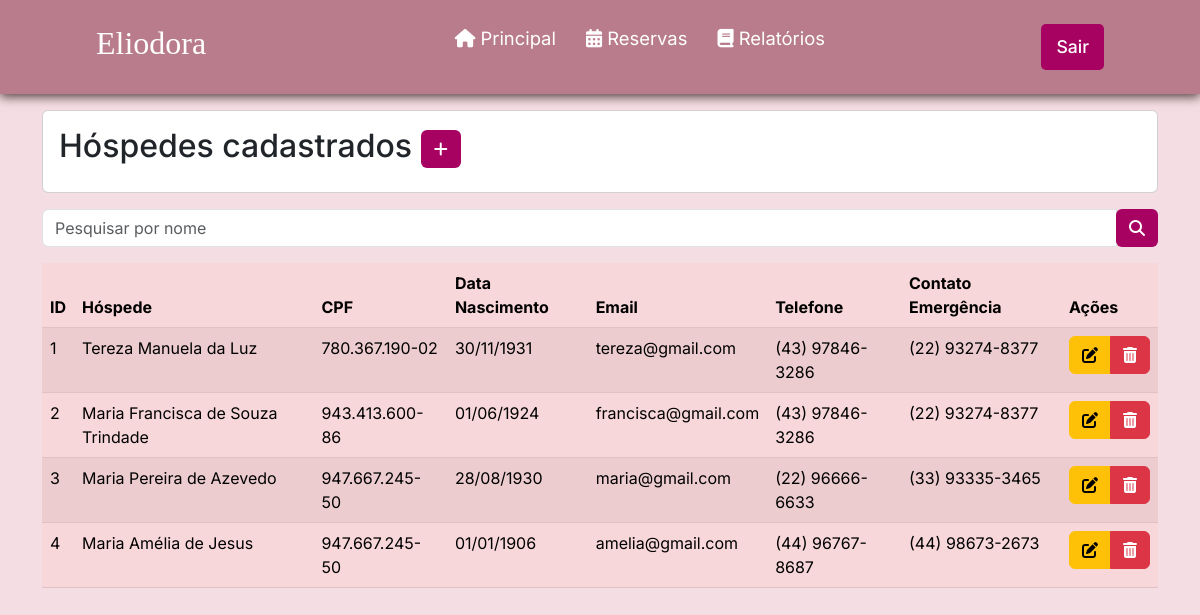
Page /listarHospedes.php (signed in) on the committed database.
### tables this page shows
CREATE TABLE `hospede` (
  `id` int(11) NOT NULL,
  `nome` varchar(100) NOT NULL,
  `cpf` varchar(15) NOT NULL,
  `dataNascimento` date NOT NULL,
  `genero` varchar(1) NOT NULL,
  `estado` varchar(100) NOT NULL,
  `cidade` varchar(100) NOT NULL,
  `bairro` varchar(100) NOT NULL,
  `endereco` varchar(100) NOT NULL,
  `numeroEndereco` int(11) NOT NULL,
  `cep` varchar(15) NOT NULL,
  `email` varchar(45) NOT NULL,
  `telefone` varchar(20) NOT NULL,
  `contatoEmergencia` varchar(20) NOT NULL
);

### listarHospedes.php (the view, shortened to what this page needs)
<?php
require_once("conexao.php");
$V_WHERE = " ";
$sql = "SELECT * FROM hospede
        WHERE 1 = 1 " . $V_WHERE;
$resultado = mysqli_query($conexao, $sql);
?>
<?php require_once("cabecalho.php"); ?>
<div class="container">
<div class="card mt-3 mb-3">
  <div class="card-body">
    <h2 class="card-title">Hóspedes cadastrados
      <a href="cadastrarHospede.php" class="btn btn-sn" style="background-color: #a70162; color: #fff;"><i
          class="fa-solid fa-plus"></i>
      </a>
    </h2>
  </div>
</div>
<form method="post">
  <div class="input-group mb-3">
    <input type="text" name="nome" id="nome" class="form-control" placeholder="Pesquisar por nome"
      aria-label="Recipient's username" aria-describedby="basic-addon2">
    <div class="input-group-append">
      <button name="pesquisar" class="btn" style="background-color: #a70162; color: #fff;" type="submit"><i
          class="fa-solid fa-magnifying-glass"></i> </button>
</form>
</div>
<div class="table-responsive">
<table class="table table-danger table-striped">
  <thead>
    <tr>
      <th scope="col">ID</th>
      <th scope="col">Hóspede</th>
      <th scope="col">CPF</th>
      <th scope="col">Data Nascimento</th>
      <th scope="col">Email</th>
      <th scope="col">Telefone</th>
      <th scope="col">Contato Emergência</th>
      <th scope="col">Ações</th>
    </tr>
  </thead>
  <tbody>
    <?php while ($linha = mysqli_fetch_array($resultado)) { ?>
      <tr>
        <td>
          <?= $linha['id'] ?>
        <td>
          <?= $linha['nome'] ?>
        </td>
        <td>
          <?= $linha['cpf'] ?>
        </td>
        <td>
          <?= date('d/m/Y', strtotime($linha['dataNascimento'])) ?>
        </td>
        <td>
          <?= $linha['email'] ?>
        </td>
        <td>
          <?= $linha['telefone'] ?>
        </td>
        <td>
          <?= $linha['contatoEmergencia'] ?>
        </td>
        <td>
        <div class="btn-group">
          <a href="alterarHospede.php?id=<?= $linha['id'] ?>" class="btn btn-warning">
            <i class="fa-solid fa-pen-to-square"></i>
          </a>
          <a href="listarHospedes.php?id=<?= $linha['id'] ?>" class="btn btn-danger"
            onclick="return confirm('Confirma exclusão')">
            <i class="fa-solid fa-trash-can"></i>
          </a>
          </div>
        </td>
      </tr>
    <?php } ?>
  </tbody>
</table>
</div>
</body>
</html>

### cabecalho.php (shortened to what this page needs)
<!DOCTYPE html>
<html lang="pt-br">
<head>
<link href="https://cdn.jsdelivr.net/npm/bootstrap@5.3.0-alpha3/dist/css/bootstrap.min.css"
rel="stylesheet">
</head>
<body>

### css/style.css (style rules this page uses)
* { padding: 0; margin: 0; font-family: 'Inter', sans-serif; }
body { background-color: #f4dde3; }
header { background-color: #b97c8c; box-shadow: 0px 3px 10px #563f3f; }
.nav-bar { display: flex; justify-content: space-between; padding: 1.5rem 6rem; }
.logo { display: flex; align-items: center; }
.logo h2 { color: #fff; }
.nav-list { display: flex; align-items: center; }
.nav-list ul { display: flex; justify-content: center; list-style: none; }
.nav-item { margin: 0 15px; }
.nav-link { text-decoration: none; font-size: 1.15rem; color: #ffffff; font-weight: 400; }
.login-button button { border: none; padding: 10px 15px; border-radius: 5px; background-color: #a70162; }
.login-button button a { text-decoration: none; color: #fff; font-weight: 500; font-size: 1.1rem; }

### rows in the picture
hospede: id "1", nome "Tereza Manuela da Luz", cpf "780.367.190-02", dataNascimento "30/11/1931", email "tereza@gmail.com", telefone "(43) 97846-3286", contatoEmergencia "(22) 93274-8377"
hospede: id "2", nome "Maria Francisca de Souza Trindade", cpf "943.413.600-86", dataNascimento "01/06/1924", email "francisca@gmail.com", telefone "(43) 97846-3286", contatoEmergencia "(22) 93274-8377"
hospede: id "3", nome "Maria Pereira de Azevedo", cpf "947.667.245-50", dataNascimento "28/08/1930", email "maria@gmail.com", telefone "(22) 96666-6633", contatoEmergencia "(33) 93335-3465"
hospede: id "4", nome "Maria Amélia de Jesus", cpf "947.667.245-50", dataNascimento "01/01/1906", email "amelia@gmail.com", telefone "(44) 96767-8687", contatoEmergencia "(44) 98673-2673"
